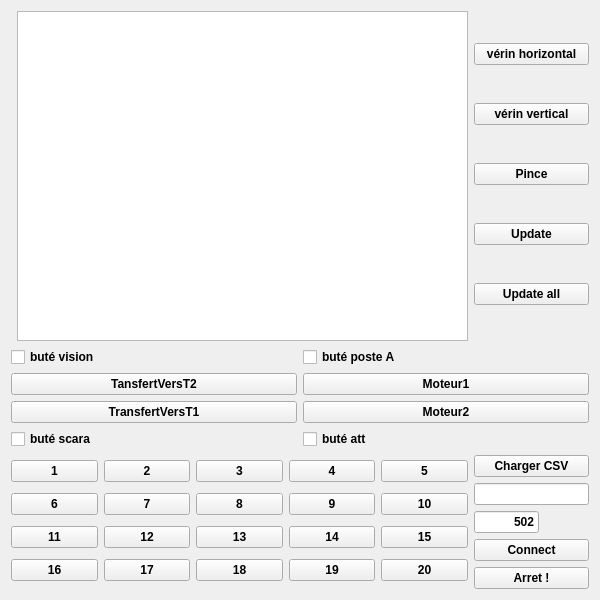
<?xml version="1.0" encoding="UTF-8"?>
<ui version="4.0">
 <class>CC3</class>
 <widget class="QMainWindow" name="CC3">
  <property name="geometry">
   <rect>
    <x>0</x>
    <y>0</y>
    <width>600</width>
    <height>600</height>
   </rect>
  </property>
  <property name="sizePolicy">
   <sizepolicy hsizetype="Maximum" vsizetype="Maximum">
    <horstretch>0</horstretch>
    <verstretch>0</verstretch>
   </sizepolicy>
  </property>
  <property name="acceptDrops">
   <bool>true</bool>
  </property>
  <property name="windowTitle">
   <string>CC3</string>
  </property>
  <property name="windowIcon">
   <iconset>
    <normaloff>icon.png</normaloff>icon.png</iconset>
  </property>
  <property name="documentMode">
   <bool>false</bool>
  </property>
  <widget class="QWidget" name="centralWidget">
   <property name="sizePolicy">
    <sizepolicy hsizetype="Minimum" vsizetype="Minimum">
     <horstretch>0</horstretch>
     <verstretch>0</verstretch>
    </sizepolicy>
   </property>
   <property name="acceptDrops">
    <bool>true</bool>
   </property>
   <property name="autoFillBackground">
    <bool>false</bool>
   </property>
   <layout class="QGridLayout" name="gridLayout_4">
    <item row="0" column="0">
     <layout class="QGridLayout" name="gridLayout_3">
      <item row="5" column="2">
       <layout class="QVBoxLayout" name="verticalLayout_2">
        <item>
         <widget class="QPushButton" name="pbuNew">
          <property name="font">
           <font>
            <family>Liberation Sans</family>
            <pointsize>9</pointsize>
            <weight>75</weight>
            <bold>true</bold>
           </font>
          </property>
          <property name="acceptDrops">
           <bool>true</bool>
          </property>
          <property name="text">
           <string>Charger CSV</string>
          </property>
         </widget>
        </item>
        <item>
         <widget class="QLineEdit" name="edtHost">
          <property name="sizePolicy">
           <sizepolicy hsizetype="Fixed" vsizetype="Fixed">
            <horstretch>0</horstretch>
            <verstretch>0</verstretch>
           </sizepolicy>
          </property>
          <property name="minimumSize">
           <size>
            <width>115</width>
            <height>0</height>
           </size>
          </property>
          <property name="maximumSize">
           <size>
            <width>115</width>
            <height>16777215</height>
           </size>
          </property>
          <property name="font">
           <font>
            <family>Liberation Sans</family>
            <pointsize>9</pointsize>
            <weight>75</weight>
            <bold>true</bold>
           </font>
          </property>
          <property name="acceptDrops">
           <bool>true</bool>
          </property>
          <property name="text">
           <string/>
          </property>
         </widget>
        </item>
        <item>
         <widget class="QLineEdit" name="edtPort">
          <property name="sizePolicy">
           <sizepolicy hsizetype="Fixed" vsizetype="Fixed">
            <horstretch>0</horstretch>
            <verstretch>0</verstretch>
           </sizepolicy>
          </property>
          <property name="minimumSize">
           <size>
            <width>65</width>
            <height>0</height>
           </size>
          </property>
          <property name="maximumSize">
           <size>
            <width>65</width>
            <height>16777215</height>
           </size>
          </property>
          <property name="font">
           <font>
            <family>Liberation Sans</family>
            <pointsize>9</pointsize>
            <weight>75</weight>
            <bold>true</bold>
           </font>
          </property>
          <property name="acceptDrops">
           <bool>true</bool>
          </property>
          <property name="text">
           <string>502</string>
          </property>
          <property name="alignment">
           <set>Qt::AlignRight|Qt::AlignTrailing|Qt::AlignVCenter</set>
          </property>
         </widget>
        </item>
        <item>
         <widget class="QPushButton" name="pbuConnect">
          <property name="font">
           <font>
            <family>Liberation Sans</family>
            <pointsize>9</pointsize>
            <weight>75</weight>
            <bold>true</bold>
           </font>
          </property>
          <property name="acceptDrops">
           <bool>true</bool>
          </property>
          <property name="text">
           <string>Connect</string>
          </property>
         </widget>
        </item>
        <item>
         <widget class="QPushButton" name="pbuReset">
          <property name="font">
           <font>
            <family>Liberation Sans</family>
            <pointsize>9</pointsize>
            <weight>75</weight>
            <bold>true</bold>
           </font>
          </property>
          <property name="acceptDrops">
           <bool>true</bool>
          </property>
          <property name="text">
           <string>Arret !</string>
          </property>
         </widget>
        </item>
       </layout>
      </item>
      <item row="1" column="2">
       <layout class="QVBoxLayout" name="verticalLayout">
        <item>
         <widget class="QPushButton" name="pbuVerhori">
          <property name="minimumSize">
           <size>
            <width>0</width>
            <height>0</height>
           </size>
          </property>
          <property name="font">
           <font>
            <family>Liberation Sans</family>
            <pointsize>9</pointsize>
            <weight>75</weight>
            <bold>true</bold>
           </font>
          </property>
          <property name="acceptDrops">
           <bool>true</bool>
          </property>
          <property name="text">
           <string>vérin horizontal</string>
          </property>
         </widget>
        </item>
        <item>
         <widget class="QPushButton" name="pbuVerver">
          <property name="minimumSize">
           <size>
            <width>0</width>
            <height>0</height>
           </size>
          </property>
          <property name="font">
           <font>
            <family>Liberation Sans</family>
            <pointsize>9</pointsize>
            <weight>75</weight>
            <bold>true</bold>
           </font>
          </property>
          <property name="acceptDrops">
           <bool>true</bool>
          </property>
          <property name="text">
           <string>vérin vertical</string>
          </property>
         </widget>
        </item>
        <item>
         <widget class="QPushButton" name="pbuPince">
          <property name="minimumSize">
           <size>
            <width>0</width>
            <height>0</height>
           </size>
          </property>
          <property name="font">
           <font>
            <family>Liberation Sans</family>
            <pointsize>9</pointsize>
            <weight>75</weight>
            <bold>true</bold>
           </font>
          </property>
          <property name="acceptDrops">
           <bool>true</bool>
          </property>
          <property name="text">
           <string>Pince</string>
          </property>
         </widget>
        </item>
        <item>
         <widget class="QPushButton" name="pbuRead">
          <property name="enabled">
           <bool>true</bool>
          </property>
          <property name="font">
           <font>
            <family>Liberation Sans</family>
            <pointsize>9</pointsize>
            <weight>75</weight>
            <bold>true</bold>
           </font>
          </property>
          <property name="acceptDrops">
           <bool>true</bool>
          </property>
          <property name="text">
           <string>Update</string>
          </property>
         </widget>
        </item>
        <item>
         <widget class="QPushButton" name="pbuReadAll">
          <property name="font">
           <font>
            <family>Liberation Sans</family>
            <pointsize>9</pointsize>
            <weight>75</weight>
            <bold>true</bold>
           </font>
          </property>
          <property name="acceptDrops">
           <bool>true</bool>
          </property>
          <property name="text">
           <string>Update all</string>
          </property>
         </widget>
        </item>
       </layout>
      </item>
      <item row="3" column="0" colspan="3">
       <layout class="QGridLayout" name="gridLayout_2">
        <item row="0" column="0">
         <widget class="QCheckBox" name="buteV">
          <property name="font">
           <font>
            <family>Liberation Sans</family>
            <pointsize>9</pointsize>
            <weight>75</weight>
            <bold>true</bold>
           </font>
          </property>
          <property name="acceptDrops">
           <bool>true</bool>
          </property>
          <property name="text">
           <string>buté vision</string>
          </property>
         </widget>
        </item>
        <item row="5" column="0">
         <widget class="QPushButton" name="pbuVersT1">
          <property name="enabled">
           <bool>true</bool>
          </property>
          <property name="font">
           <font>
            <family>Liberation Sans</family>
            <pointsize>9</pointsize>
            <weight>75</weight>
            <bold>true</bold>
           </font>
          </property>
          <property name="acceptDrops">
           <bool>true</bool>
          </property>
          <property name="text">
           <string>TransfertVersT1</string>
          </property>
         </widget>
        </item>
        <item row="3" column="0">
         <widget class="QPushButton" name="pbuVersT2">
          <property name="font">
           <font>
            <family>Liberation Sans</family>
            <pointsize>9</pointsize>
            <weight>75</weight>
            <bold>true</bold>
           </font>
          </property>
          <property name="acceptDrops">
           <bool>true</bool>
          </property>
          <property name="text">
           <string>TansfertVersT2</string>
          </property>
         </widget>
        </item>
        <item row="5" column="1">
         <widget class="QPushButton" name="pbuMoteur2">
          <property name="maximumSize">
           <size>
            <width>16777215</width>
            <height>16777215</height>
           </size>
          </property>
          <property name="font">
           <font>
            <family>Liberation Sans</family>
            <pointsize>9</pointsize>
            <weight>75</weight>
            <bold>true</bold>
           </font>
          </property>
          <property name="acceptDrops">
           <bool>true</bool>
          </property>
          <property name="text">
           <string>Moteur2</string>
          </property>
         </widget>
        </item>
        <item row="3" column="1">
         <widget class="QPushButton" name="pbuMoteur1">
          <property name="maximumSize">
           <size>
            <width>16777215</width>
            <height>16777215</height>
           </size>
          </property>
          <property name="font">
           <font>
            <family>Liberation Sans</family>
            <pointsize>9</pointsize>
            <weight>75</weight>
            <bold>true</bold>
           </font>
          </property>
          <property name="acceptDrops">
           <bool>true</bool>
          </property>
          <property name="text">
           <string>Moteur1</string>
          </property>
          <property name="checkable">
           <bool>false</bool>
          </property>
         </widget>
        </item>
        <item row="0" column="1">
         <widget class="QCheckBox" name="buteA">
          <property name="enabled">
           <bool>true</bool>
          </property>
          <property name="font">
           <font>
            <family>Liberation Sans</family>
            <pointsize>9</pointsize>
            <weight>75</weight>
            <bold>true</bold>
           </font>
          </property>
          <property name="acceptDrops">
           <bool>true</bool>
          </property>
          <property name="text">
           <string>buté poste A</string>
          </property>
         </widget>
        </item>
        <item row="6" column="0">
         <widget class="QCheckBox" name="buteS">
          <property name="font">
           <font>
            <family>Liberation Sans</family>
            <pointsize>9</pointsize>
            <weight>75</weight>
            <bold>true</bold>
           </font>
          </property>
          <property name="acceptDrops">
           <bool>true</bool>
          </property>
          <property name="text">
           <string>buté scara</string>
          </property>
         </widget>
        </item>
        <item row="6" column="1">
         <widget class="QCheckBox" name="buteAtt">
          <property name="font">
           <font>
            <pointsize>9</pointsize>
            <weight>75</weight>
            <bold>true</bold>
           </font>
          </property>
          <property name="text">
           <string>buté att</string>
          </property>
         </widget>
        </item>
       </layout>
      </item>
      <item row="1" column="1">
       <widget class="QTextEdit" name="edtDialog">
        <property name="font">
         <font>
          <family>Liberation Sans</family>
          <pointsize>9</pointsize>
          <weight>75</weight>
          <bold>true</bold>
         </font>
        </property>
        <property name="acceptDrops">
         <bool>true</bool>
        </property>
       </widget>
      </item>
      <item row="1" column="0">
       <widget class="QTabWidget" name="tabWidget">
        <property name="enabled">
         <bool>true</bool>
        </property>
        <property name="maximumSize">
         <size>
          <width>0</width>
          <height>0</height>
         </size>
        </property>
        <property name="font">
         <font>
          <family>Liberation Sans</family>
          <pointsize>9</pointsize>
          <weight>75</weight>
          <bold>true</bold>
         </font>
        </property>
        <property name="acceptDrops">
         <bool>true</bool>
        </property>
        <property name="usesScrollButtons">
         <bool>false</bool>
        </property>
       </widget>
      </item>
      <item row="5" column="0" colspan="2">
       <layout class="QGridLayout" name="gridLayout">
        <item row="1" column="0">
         <widget class="QPushButton" name="piece_6">
          <property name="maximumSize">
           <size>
            <width>16777215</width>
            <height>16777215</height>
           </size>
          </property>
          <property name="font">
           <font>
            <family>Liberation Sans</family>
            <pointsize>9</pointsize>
            <weight>75</weight>
            <bold>true</bold>
           </font>
          </property>
          <property name="acceptDrops">
           <bool>true</bool>
          </property>
          <property name="text">
           <string>6</string>
          </property>
         </widget>
        </item>
        <item row="3" column="4">
         <widget class="QPushButton" name="piece_20">
          <property name="maximumSize">
           <size>
            <width>16777215</width>
            <height>16777215</height>
           </size>
          </property>
          <property name="font">
           <font>
            <family>Liberation Sans</family>
            <pointsize>9</pointsize>
            <weight>75</weight>
            <bold>true</bold>
           </font>
          </property>
          <property name="acceptDrops">
           <bool>true</bool>
          </property>
          <property name="text">
           <string>20</string>
          </property>
         </widget>
        </item>
        <item row="1" column="1">
         <widget class="QPushButton" name="piece_7">
          <property name="maximumSize">
           <size>
            <width>16777215</width>
            <height>16777215</height>
           </size>
          </property>
          <property name="font">
           <font>
            <family>Liberation Sans</family>
            <pointsize>9</pointsize>
            <weight>75</weight>
            <bold>true</bold>
           </font>
          </property>
          <property name="acceptDrops">
           <bool>true</bool>
          </property>
          <property name="text">
           <string>7</string>
          </property>
         </widget>
        </item>
        <item row="0" column="3">
         <widget class="QPushButton" name="piece_4">
          <property name="maximumSize">
           <size>
            <width>16777215</width>
            <height>16777215</height>
           </size>
          </property>
          <property name="font">
           <font>
            <family>Liberation Sans</family>
            <pointsize>9</pointsize>
            <weight>75</weight>
            <bold>true</bold>
           </font>
          </property>
          <property name="acceptDrops">
           <bool>true</bool>
          </property>
          <property name="text">
           <string>4</string>
          </property>
         </widget>
        </item>
        <item row="3" column="3">
         <widget class="QPushButton" name="piece_19">
          <property name="maximumSize">
           <size>
            <width>16777215</width>
            <height>16777215</height>
           </size>
          </property>
          <property name="font">
           <font>
            <family>Liberation Sans</family>
            <pointsize>9</pointsize>
            <weight>75</weight>
            <bold>true</bold>
           </font>
          </property>
          <property name="acceptDrops">
           <bool>true</bool>
          </property>
          <property name="text">
           <string>19</string>
          </property>
         </widget>
        </item>
        <item row="3" column="0">
         <widget class="QPushButton" name="piece_16">
          <property name="maximumSize">
           <size>
            <width>16777215</width>
            <height>16777215</height>
           </size>
          </property>
          <property name="font">
           <font>
            <family>Liberation Sans</family>
            <pointsize>9</pointsize>
            <weight>75</weight>
            <bold>true</bold>
           </font>
          </property>
          <property name="acceptDrops">
           <bool>true</bool>
          </property>
          <property name="text">
           <string>16</string>
          </property>
         </widget>
        </item>
        <item row="0" column="2">
         <widget class="QPushButton" name="piece_3">
          <property name="maximumSize">
           <size>
            <width>16777215</width>
            <height>16777215</height>
           </size>
          </property>
          <property name="font">
           <font>
            <family>Liberation Sans</family>
            <pointsize>9</pointsize>
            <weight>75</weight>
            <bold>true</bold>
           </font>
          </property>
          <property name="acceptDrops">
           <bool>true</bool>
          </property>
          <property name="text">
           <string>3</string>
          </property>
         </widget>
        </item>
        <item row="3" column="2">
         <widget class="QPushButton" name="piece_18">
          <property name="maximumSize">
           <size>
            <width>16777215</width>
            <height>16777215</height>
           </size>
          </property>
          <property name="font">
           <font>
            <family>Liberation Sans</family>
            <pointsize>9</pointsize>
            <weight>75</weight>
            <bold>true</bold>
           </font>
          </property>
          <property name="acceptDrops">
           <bool>true</bool>
          </property>
          <property name="text">
           <string>18</string>
          </property>
         </widget>
        </item>
        <item row="2" column="2">
         <widget class="QPushButton" name="piece_13">
          <property name="maximumSize">
           <size>
            <width>16777215</width>
            <height>16777215</height>
           </size>
          </property>
          <property name="font">
           <font>
            <family>Liberation Sans</family>
            <pointsize>9</pointsize>
            <weight>75</weight>
            <bold>true</bold>
           </font>
          </property>
          <property name="acceptDrops">
           <bool>true</bool>
          </property>
          <property name="text">
           <string>13</string>
          </property>
         </widget>
        </item>
        <item row="1" column="4">
         <widget class="QPushButton" name="piece_10">
          <property name="maximumSize">
           <size>
            <width>16777215</width>
            <height>16777215</height>
           </size>
          </property>
          <property name="font">
           <font>
            <family>Liberation Sans</family>
            <pointsize>9</pointsize>
            <weight>75</weight>
            <bold>true</bold>
           </font>
          </property>
          <property name="acceptDrops">
           <bool>true</bool>
          </property>
          <property name="text">
           <string>10</string>
          </property>
         </widget>
        </item>
        <item row="0" column="1">
         <widget class="QPushButton" name="piece_2">
          <property name="maximumSize">
           <size>
            <width>16777215</width>
            <height>16777215</height>
           </size>
          </property>
          <property name="font">
           <font>
            <family>Liberation Sans</family>
            <pointsize>9</pointsize>
            <weight>75</weight>
            <bold>true</bold>
           </font>
          </property>
          <property name="acceptDrops">
           <bool>true</bool>
          </property>
          <property name="text">
           <string>2</string>
          </property>
         </widget>
        </item>
        <item row="2" column="0">
         <widget class="QPushButton" name="piece_11">
          <property name="maximumSize">
           <size>
            <width>16777215</width>
            <height>16777215</height>
           </size>
          </property>
          <property name="font">
           <font>
            <family>Liberation Sans</family>
            <pointsize>9</pointsize>
            <weight>75</weight>
            <bold>true</bold>
           </font>
          </property>
          <property name="acceptDrops">
           <bool>true</bool>
          </property>
          <property name="text">
           <string>11</string>
          </property>
         </widget>
        </item>
        <item row="2" column="1">
         <widget class="QPushButton" name="piece_12">
          <property name="maximumSize">
           <size>
            <width>16777215</width>
            <height>16777215</height>
           </size>
          </property>
          <property name="font">
           <font>
            <family>Liberation Sans</family>
            <pointsize>9</pointsize>
            <weight>75</weight>
            <bold>true</bold>
           </font>
          </property>
          <property name="acceptDrops">
           <bool>true</bool>
          </property>
          <property name="text">
           <string>12</string>
          </property>
         </widget>
        </item>
        <item row="1" column="2">
         <widget class="QPushButton" name="piece_8">
          <property name="maximumSize">
           <size>
            <width>16777215</width>
            <height>16777215</height>
           </size>
          </property>
          <property name="font">
           <font>
            <family>Liberation Sans</family>
            <pointsize>9</pointsize>
            <weight>75</weight>
            <bold>true</bold>
           </font>
          </property>
          <property name="acceptDrops">
           <bool>true</bool>
          </property>
          <property name="text">
           <string>8</string>
          </property>
         </widget>
        </item>
        <item row="2" column="3">
         <widget class="QPushButton" name="piece_14">
          <property name="maximumSize">
           <size>
            <width>16777215</width>
            <height>16777215</height>
           </size>
          </property>
          <property name="font">
           <font>
            <family>Liberation Sans</family>
            <pointsize>9</pointsize>
            <weight>75</weight>
            <bold>true</bold>
           </font>
          </property>
          <property name="acceptDrops">
           <bool>true</bool>
          </property>
          <property name="text">
           <string>14</string>
          </property>
         </widget>
        </item>
        <item row="1" column="3">
         <widget class="QPushButton" name="piece_9">
          <property name="maximumSize">
           <size>
            <width>16777215</width>
            <height>16777215</height>
           </size>
          </property>
          <property name="font">
           <font>
            <family>Liberation Sans</family>
            <pointsize>9</pointsize>
            <weight>75</weight>
            <bold>true</bold>
           </font>
          </property>
          <property name="acceptDrops">
           <bool>true</bool>
          </property>
          <property name="text">
           <string>9</string>
          </property>
         </widget>
        </item>
        <item row="2" column="4">
         <widget class="QPushButton" name="piece_15">
          <property name="maximumSize">
           <size>
            <width>16777215</width>
            <height>16777215</height>
           </size>
          </property>
          <property name="font">
           <font>
            <family>Liberation Sans</family>
            <pointsize>9</pointsize>
            <weight>75</weight>
            <bold>true</bold>
           </font>
          </property>
          <property name="acceptDrops">
           <bool>true</bool>
          </property>
          <property name="text">
           <string>15</string>
          </property>
         </widget>
        </item>
        <item row="0" column="4">
         <widget class="QPushButton" name="piece_5">
          <property name="maximumSize">
           <size>
            <width>16777215</width>
            <height>16777215</height>
           </size>
          </property>
          <property name="font">
           <font>
            <family>Liberation Sans</family>
            <pointsize>9</pointsize>
            <weight>75</weight>
            <bold>true</bold>
           </font>
          </property>
          <property name="acceptDrops">
           <bool>true</bool>
          </property>
          <property name="text">
           <string>5</string>
          </property>
         </widget>
        </item>
        <item row="0" column="0">
         <widget class="QPushButton" name="piece">
          <property name="maximumSize">
           <size>
            <width>16777215</width>
            <height>16777215</height>
           </size>
          </property>
          <property name="font">
           <font>
            <family>Liberation Sans</family>
            <pointsize>9</pointsize>
            <weight>75</weight>
            <bold>true</bold>
           </font>
          </property>
          <property name="acceptDrops">
           <bool>true</bool>
          </property>
          <property name="text">
           <string>1</string>
          </property>
         </widget>
        </item>
        <item row="3" column="1">
         <widget class="QPushButton" name="piece_17">
          <property name="maximumSize">
           <size>
            <width>16777215</width>
            <height>16777215</height>
           </size>
          </property>
          <property name="font">
           <font>
            <family>Liberation Sans</family>
            <pointsize>9</pointsize>
            <weight>75</weight>
            <bold>true</bold>
           </font>
          </property>
          <property name="acceptDrops">
           <bool>true</bool>
          </property>
          <property name="text">
           <string>17</string>
          </property>
         </widget>
        </item>
       </layout>
      </item>
     </layout>
    </item>
   </layout>
  </widget>
 </widget>
 <layoutdefault spacing="6" margin="11"/>
 <resources/>
 <connections/>
</ui>
